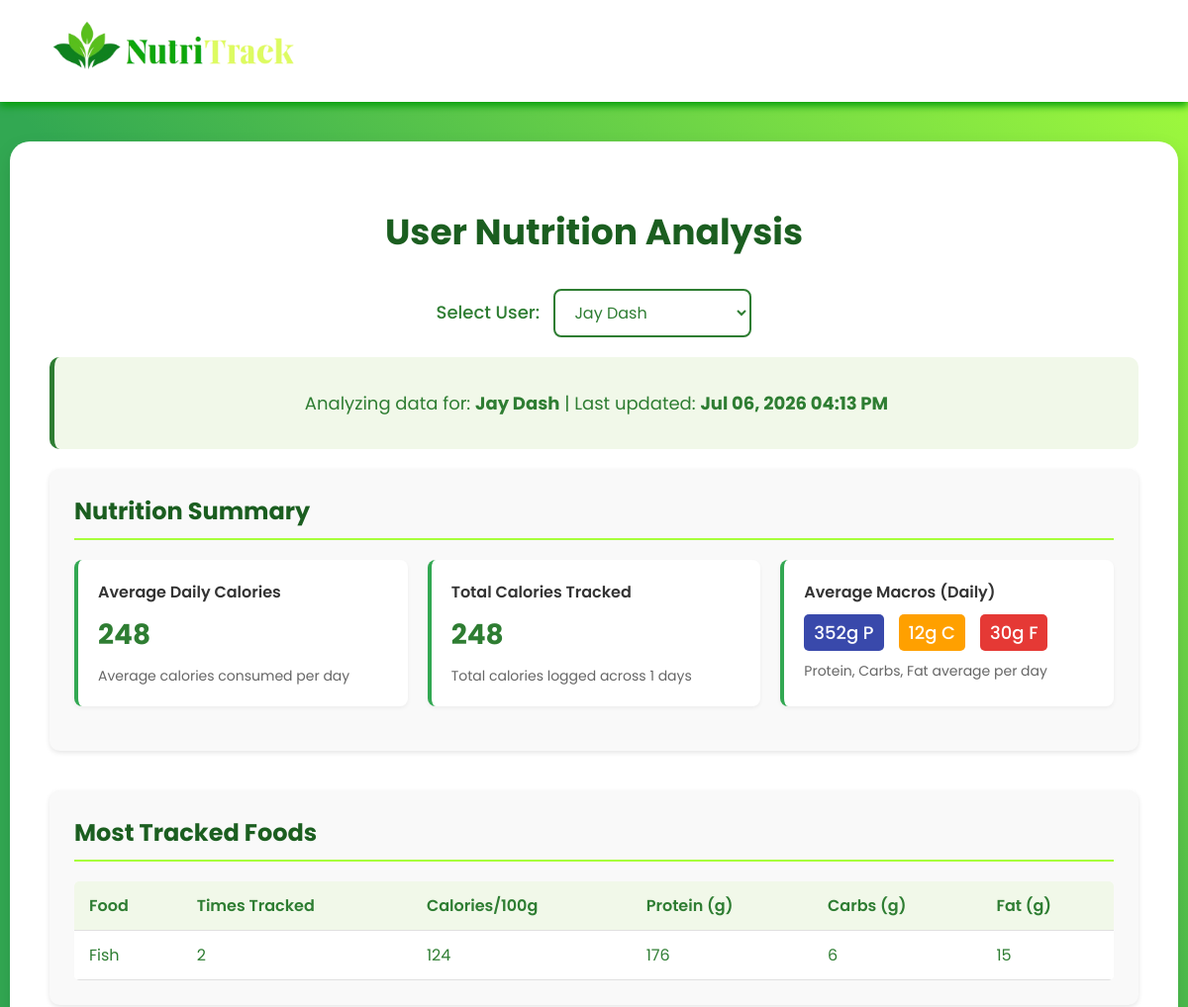
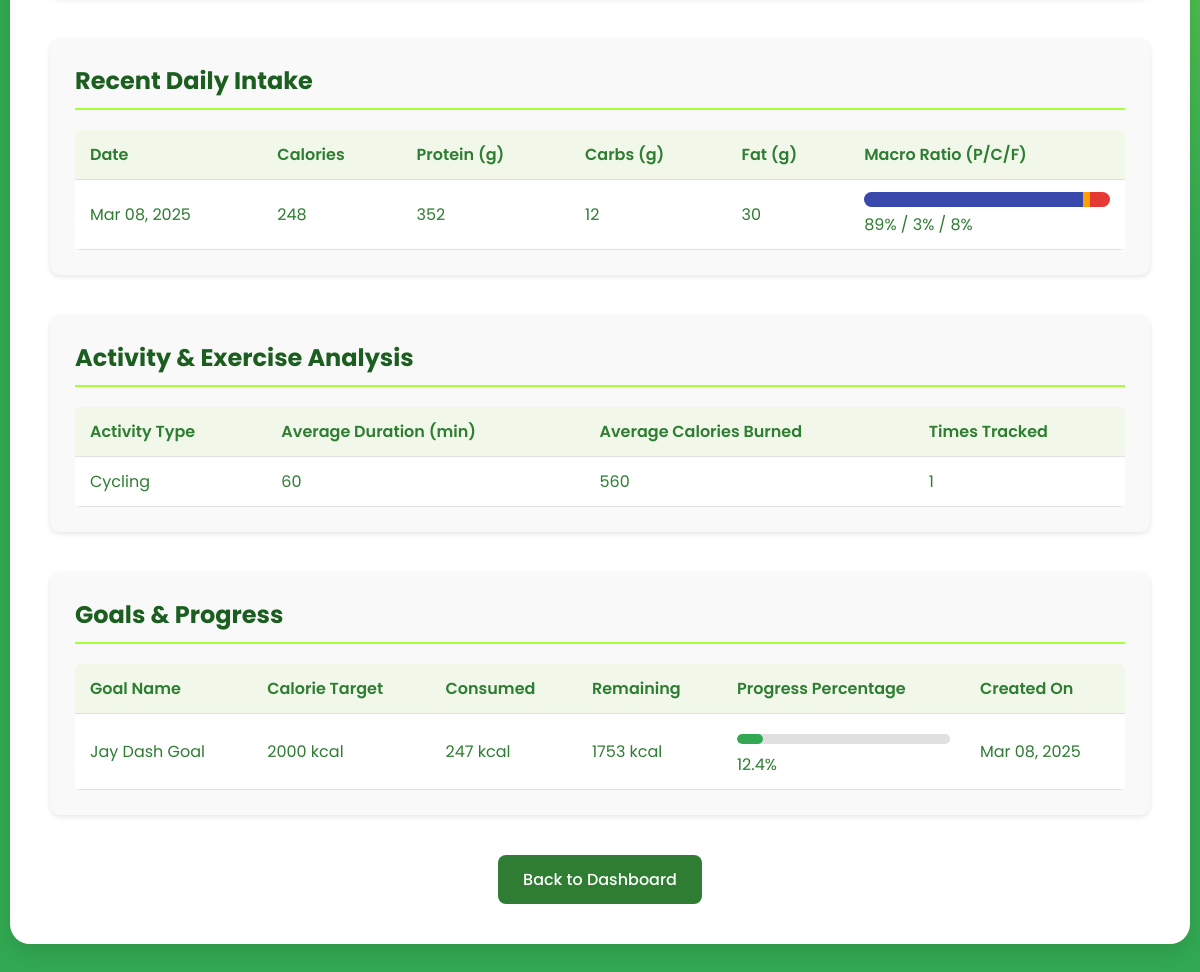
The app's page /codes/php/nutrition_analysis.php (signed in) with its own data (2 pictures, top to bottom).
### tables this page shows
CREATE TABLE `goals` (
  `id` int(11) NOT NULL,
  `username` varchar(255) NOT NULL,
  `goal_type` varchar(50) NOT NULL,
  `goal_name` varchar(255) NOT NULL,
  `goal_amount` int(11) NOT NULL,
  `target_value` int(11) NOT NULL,
  `progress_value` double NOT NULL DEFAULT 0,
  `created_at` timestamp NOT NULL DEFAULT current_timestamp()
);

### codes/php/nutrition_analysis.php (the view, shortened to what this page needs)
<?php
require_once 'init.php';
$users_query = "SELECT username FROM users ORDER BY username";
$users_result = $conn->query($users_query);
$users = [];
if ($users_result && $users_result->num_rows > 0) {
    while ($row = $users_result->fetch_assoc()) {
        $users[] = $row['username'];
    }
}
$selected_user = isset($_GET['user']) && in_array($_GET['user'], $users) ? $_GET['user'] : (count($users) > 0 ? $users[0] : '');
$user_foods_query = "SELECT f.food_name, COUNT(m.food_id) as count,
                    f.calories_per_100g, f.protein, f.carbs, f.fat
                    FROM meals m
                    JOIN food_database f ON m.food_id = f.id
                    WHERE m.username = ?
                    GROUP BY m.food_id
                    ORDER BY count DESC
                    LIMIT 5";
$user_foods_stmt = $conn->prepare($user_foods_query);
$user_foods_stmt->bind_param("s", $selected_user);
$user_foods_stmt->execute();
$user_foods_result = $user_foods_stmt->get_result();
$calorie_intake_query = "SELECT DATE(m.created_at) as date,
                       SUM(f.calories_per_100g * m.portion_size / 100) as daily_calories,
                       SUM(f.protein * m.portion_size / 100) as daily_protein,
                       SUM(f.carbs * m.portion_size / 100) as daily_carbs,
                       SUM(f.fat * m.portion_size / 100) as daily_fat
                       FROM meals m
                       JOIN food_database f ON m.food_id = f.id
                       WHERE m.username = ?
                       GROUP BY DATE(m.created_at)
                       ORDER BY DATE(m.created_at) DESC
                       LIMIT 7";
$calorie_intake_stmt = $conn->prepare($calorie_intake_query);
$calorie_intake_stmt->bind_param("s", $selected_user);
$calorie_intake_stmt->execute();
$calorie_intake_result = $calorie_intake_stmt->get_result();
$user_averages_query = "SELECT
                      AVG(daily_calories) as avg_calories,
                      AVG(daily_protein) as avg_protein,
                      AVG(daily_carbs) as avg_carbs,
                      AVG(daily_fat) as avg_fat,
                      COUNT(*) as days_tracked
                      FROM (
                          SELECT
                          DATE(m.created_at) as date,
                          SUM(f.calories_per_100g * m.portion_size / 100) as daily_calories,
                          SUM(f.protein * m.portion_size / 100) as daily_protein,
                          SUM(f.carbs * m.portion_size / 100) as daily_carbs,
                          SUM(f.fat * m.portion_size / 100) as daily_fat
                          FROM meals m
                          JOIN food_database f ON m.food_id = f.id
                          WHERE m.username = ?
                          GROUP BY DATE(m.created_at)
                      ) as daily_totals";
$user_averages_stmt = $conn->prepare($user_averages_query);
$user_averages_stmt->bind_param("s", $selected_user);
$user_averages_stmt->execute();
$user_averages_result = $user_averages_stmt->get_result();
$user_averages = $user_averages_result->fetch_assoc();
$activity_query = "SELECT activity_type,
                  AVG(calories_burned) as avg_calories_burned,
                  AVG(duration) as avg_duration,
                  COUNT(*) as count
                  FROM activities
                  WHERE username = ?
                  GROUP BY activity_type
                  ORDER BY count DESC";
$activity_stmt = $conn->prepare($activity_query);
$activity_stmt->bind_param("s", $selected_user);
$activity_stmt->execute();
$activity_result = $activity_stmt->get_result();
$goal_query = "SELECT id, goal_type, goal_name, goal_amount, target_value, progress_value,
              created_at
              FROM goals
              WHERE username = ?
              ORDER BY created_at DESC";
$goal_stmt = $conn->prepare($goal_query);
$goal_stmt->bind_param("s", $selected_user);
$goal_stmt->execute();
$goal_result = $goal_stmt->get_result();
$total_stats_query = "SELECT
                    SUM(f.calories_per_100g * m.portion_size / 100) as total_calories,
                    COUNT(DISTINCT DATE(m.created_at)) as total_days
                    FROM meals m
                    JOIN food_database f ON m.food_id = f.id
                    WHERE m.username = ?";
$total_stats_stmt = $conn->prepare($total_stats_query);
$total_stats_stmt->bind_param("s", $selected_user);
$total_stats_stmt->execute();
$total_stats_result = $total_stats_stmt->get_result();
$total_stats = $total_stats_result->fetch_assoc();
?>
<!DOCTYPE html>
<html lang="en">
<head>
    <link href='https://unpkg.com/boxicons@2.1.4/css/boxicons.min.css' rel='stylesheet'>
    <link rel="stylesheet" href="/nutrition_tracker/codes/css/nutrition_analysis.css">
</head>
<body>
<div class="navbar">
    <div class="logo"><img src="/nutrition_tracker/codes/images/logoname.png" alt="NutriTrack Logo" style="width: 250px; height: auto;"></div>
</div>
<div class="container">
    <h1>User Nutrition Analysis</h1>
    <div class="user-selector">
        <form method="GET" action="">
            <label for="user-select">Select User:</label>
            <select id="user-select" name="user" onchange="this.form.submit()">
                <?php foreach ($users as $user): ?>
                    <option value="<?php echo htmlspecialchars($user); ?>" <?php echo ($user === $selected_user) ? 'selected' : ''; ?>>
                        <?php echo htmlspecialchars($user); ?>
                    </option>
                <?php endforeach; ?>
            </select>
        </form>
    </div>
    <div class="report-stats">
        <p>Analyzing data for: <strong><?php echo htmlspecialchars($selected_user); ?></strong> | Last updated: <strong><?php echo date('M d, Y h:i A'); ?></strong></p>
    </div>
    <div class="analysis-section">
        <h2>Nutrition Summary</h2>
        <div class="stats-grid">
            <div class="stat-card">
                <div class="stat-title">Average Daily Calories</div>
                <div class="stat-value"><?php echo round($user_averages['avg_calories'] ?? 0, 0); ?></div>
                <div class="stat-info">Average calories consumed per day</div>
            </div>
            <div class="stat-card">
                <div class="stat-title">Total Calories Tracked</div>
                <div class="stat-value"><?php echo number_format($total_stats['total_calories'] ?? 0, 0); ?></div>
                <div class="stat-info">Total calories logged across <?php echo $total_stats['total_days'] ?? 0; ?> days</div>
            </div>
            <div class="stat-card">
                <div class="stat-title">Average Macros (Daily)</div>
                <div class="stat-value stat-macros">
                    <span class="macro protein"><?php echo round($user_averages['avg_protein'] ?? 0, 1); ?>g P</span>
                    <span class="macro carbs"><?php echo round($user_averages['avg_carbs'] ?? 0, 1); ?>g C</span>
                    <span class="macro fat"><?php echo round($user_averages['avg_fat'] ?? 0, 1); ?>g F</span>
                </div>
                <div class="stat-info">Protein, Carbs, Fat average per day</div>
            </div>
        </div>
    </div>
    <div class="analysis-section">
        <h2>Most Tracked Foods</h2>
        <?php if ($user_foods_result && $user_foods_result->num_rows > 0): ?>
            <table>
                <thead>
                    <tr>
                        <th>Food</th>
                        <th>Times Tracked</th>
                        <th>Calories/100g</th>
                        <th>Protein (g)</th>
                        <th>Carbs (g)</th>
                        <th>Fat (g)</th>
                    </tr>
                </thead>
                <tbody>
                    <?php while($row = $user_foods_result->fetch_assoc()): ?>
                        <tr>
                            <td><?php echo htmlspecialchars($row['food_name']); ?></td>
                            <td><?php echo $row['count']; ?></td>
                            <td><?php echo round($row['calories_per_100g'], 1); ?></td>
                            <td><?php echo round($row['protein'], 1); ?></td>
                            <td><?php echo round($row['carbs'], 1); ?></td>
                            <td><?php echo round($row['fat'], 1); ?></td>
                        </tr>
                    <?php endwhile; ?>
                </tbody>
            </table>
        <?php else: ?>
            <div class="no-data">No food tracking data available for this user.</div>
        <?php endif; ?>
    </div>
    <div class="analysis-section">
        <h2>Recent Daily Intake</h2>
        <?php if ($calorie_intake_result && $calorie_intake_result->num_rows > 0): ?>
            <table>
                <thead>
                    <tr>
                        <th>Date</th>
                        <th>Calories</th>
                        <th>Protein (g)</th>
                        <th>Carbs (g)</th>
                        <th>Fat (g)</th>
                        <th>Macro Ratio (P/C/F)</th>
                    </tr>
                </thead>
                <tbody>
                    <?php while($row = $calorie_intake_result->fetch_assoc()):
                        $total_macros = $row['daily_protein'] + $row['daily_carbs'] + $row['daily_fat'];
                        $protein_pct = $total_macros > 0 ? round(($row['daily_protein'] / $total_macros) * 100, 0) : 0;
                        $carbs_pct = $total_macros > 0 ? round(($row['daily_carbs'] / $total_macros) * 100, 0) : 0;
                        $fat_pct = $total_macros > 0 ? round(($row['daily_fat'] / $total_macros) * 100, 0) : 0;
                    ?>
                        <tr>
                            <td><?php echo date('M d, Y', strtotime($row['date'])); ?></td>
                            <td><?php echo round($row['daily_calories'], 0); ?></td>
                            <td><?php echo round($row['daily_protein'], 1); ?></td>
                            <td><?php echo round($row['daily_carbs'], 1); ?></td>
                            <td><?php echo round($row['daily_fat'], 1); ?></td>
                            <td>
                                <div class="macro-ratio">
                                    <div class="macro-bar protein" style="width: <?php echo $protein_pct; ?>%"></div>
                                    <div class="macro-bar carbs" style="width: <?php echo $carbs_pct; ?>%"></div>
                                    <div class="macro-bar fat" style="width: <?php echo $fat_pct; ?>%"></div>
                                </div>
                                <?php echo $protein_pct; ?>% / <?php echo $carbs_pct; ?>% / <?php echo $fat_pct; ?>%
                            </td>
                        </tr>
                    <?php endwhile; ?>
                </tbody>
            </table>
        <?php else: ?>
            <div class="no-data">No daily intake data available for this user.</div>
        <?php endif; ?>
    </div>
    <div class="analysis-section">
        <h2>Activity & Exercise Analysis</h2>
        <?php if ($activity_result && $activity_result->num_rows > 0): ?>
            <table>
                <thead>
                    <tr>
                        <th>Activity Type</th>
                        <th>Average Duration (min)</th>
                        <th>Average Calories Burned</th>
                        <th>Times Tracked</th>
                    </tr>
                </thead>
                <tbody>
                    <?php while($row = $activity_result->fetch_assoc()): ?>
                        <tr>
                            <td><?php echo htmlspecialchars($row['activity_type']); ?></td>
                            <td><?php echo round($row['avg_duration'], 1); ?></td>
                            <td><?php echo round($row['avg_calories_burned'], 1); ?></td>
                            <td><?php echo $row['count']; ?></td>
                        </tr>
                    <?php endwhile; ?>
                </tbody>
            </table>
        <?php else: ?>
            <div class="no-data">No activity data available for this user.</div>
        <?php endif; ?>
    </div>
<div class="analysis-section">
    <h2>Goals & Progress</h2>
    <?php if ($goal_result && $goal_result->num_rows > 0): ?>
        <table>
            <thead>
                <tr>
                    <th>Goal Name</th>
                    <th>Calorie Target</th>
                    <th>Consumed</th>
                    <th>Remaining</th>
                    <th>Progress Percentage</th>
                    <th>Created On</th>
                </tr>
            </thead>
            <tbody>
                <?php while($row = $goal_result->fetch_assoc()):
                    $consumed = $row['progress_value'];
                    $remaining_calories = $row['goal_amount'] - $consumed;
                    $progress_percentage = $row['goal_amount'] > 0 ? ($consumed / $row['goal_amount']) * 100 : 0;
                    $display_progress = $progress_percentage;
                    $progress_percent = round($display_progress, 1);
                ?>
                    <tr>
                        <td><?php echo htmlspecialchars($row['goal_name']); ?></td>
                        <td><?php echo $row['goal_amount']; ?> kcal</td>
                        <td><?php echo round($consumed, 0); ?> kcal</td>
                        <td class="<?php echo $remaining_calories < 0 ? 'over-limit' : ''; ?>">
                            <?php echo $remaining_calories > 0 ? $remaining_calories : 'Exceeded by ' . abs($remaining_calories); ?> kcal
                        </td>
                        <td>
                            <div class="progress-bar-container">
                                <div class="progress-bar <?php echo $progress_percent > 90 ? 'near-limit' : ''; ?>" style="width: <?php echo min(100, $progress_percent); ?>%"></div>
                            </div>
                            <?php echo $progress_percent; ?>%
                        </td>
                        <td><?php echo date('M d, Y', strtotime($row['created_at'])); ?></td>
                    </tr>
                <?php endwhile; ?>
            </tbody>
        </table>
    <?php else: ?>
        <div class="no-data">No goal data available for this user.</div>
    <?php endif; ?>
</div>
    <div class="button-container">
        <a href="dashboard.php" class="btn">Back to Dashboard</a>
    </div>
</div>
</body>
</html>

### records on screen
goals: goal_name "Jay Dash Goal", goal_amount "2000", progress_value "247", remaining_calories "1753", progress_percent "12.4", created_at "Mar 08, 2025"

### other values on screen
$selected_user "Jay Dash"
$user_averages['avg_calories'] "248"
$total_stats['total_calories'] "248"
$total_stats['total_days'] "1"
$user_averages['avg_protein'] "352"
$user_averages['avg_carbs'] "12"
$user_averages['avg_fat'] "30"
$row['food_name'] "Fish"
$row['count'] "2"
$row['calories_per_100g'] "124"
$row['protein'] "176"
$row['carbs'] "6"
$row['fat'] "15"
date('M d, Y', strtotime($row['date'])) "Mar 08, 2025"
$row['daily_calories'] "248"
